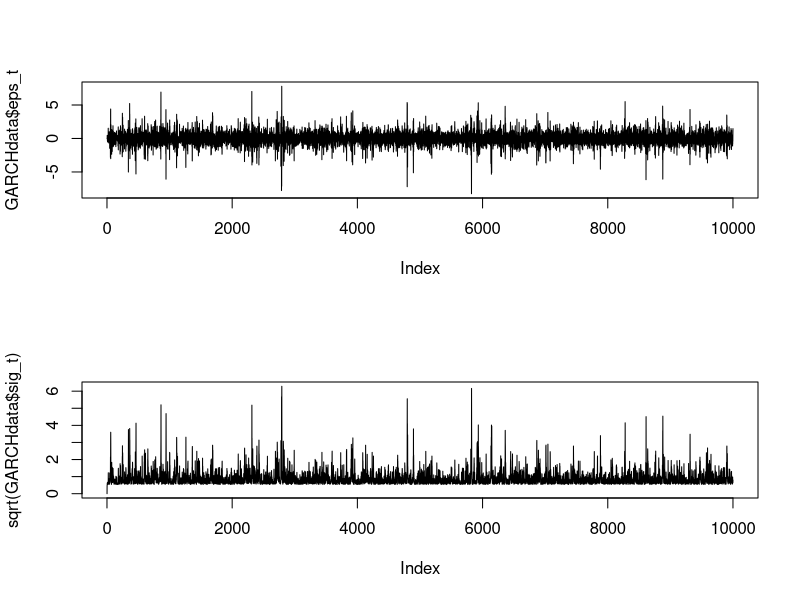

This chart was generated by the following R code:
library('stats')

## garch(1,1)
set.seed(100)
SimulatedData <- function(coeffs) {
  
  w0 <- coeffs[1]              # omega_0
  a1 <- coeffs[2]              # alpha_0
  b1 <- coeffs[3]              # beta_0
  n <- rnorm(10000)             # eta_t
  eps <- rep(0,10000)           # epsilon_t
  sigsq <- rep(0, 10000)        # sigma^2
  
  for (i in 2:10000) {
    sigsq[i] <- w0 + a1 * (eps[i-1]^2) + b1 * sigsq[i-1]
    eps[i] <- n[i] * sqrt(sigsq[i])
  }
  
  return(list(eps_t = eps, sig_t = sigsq))
}

coeffs <- c(0.2, 0.5, 0.3)

GARCHdata <- SimulatedData(coeffs)

par(mfrow=c(2,1))
plot(GARCHdata$eps_t, type="l")
plot(sqrt(GARCHdata$sig_t), type="l")



## negative of log likelihood

GarchLogLikelihood <- function(coeffs) {
  
  w0 <- coeffs[1]              # omega_0
  a1 <- coeffs[2]              # alpha_0
  b1 <- coeffs[3]              # beta_0
  sigsq <- rep(0, 10000)       # sigma^2
  
  sigsq[1] = w0

    for (i in 2:10000) {
    sigsq[i] <- w0 + a1 * (GARCHdata$eps_t[i-1]^2) + b1 * sigsq[i-1]
  }
  
  return (-sum(dnorm(GARCHdata$eps_t, mean = 0 , sd=sqrt(sigsq), log=TRUE)))
}

GarchLogLikelihood(coeffs)

## Non-Linear Minimization
nlm(GarchLogLikelihood, c(0.1,0.1,0.1)) # start at 0.1 0.1 0.1
